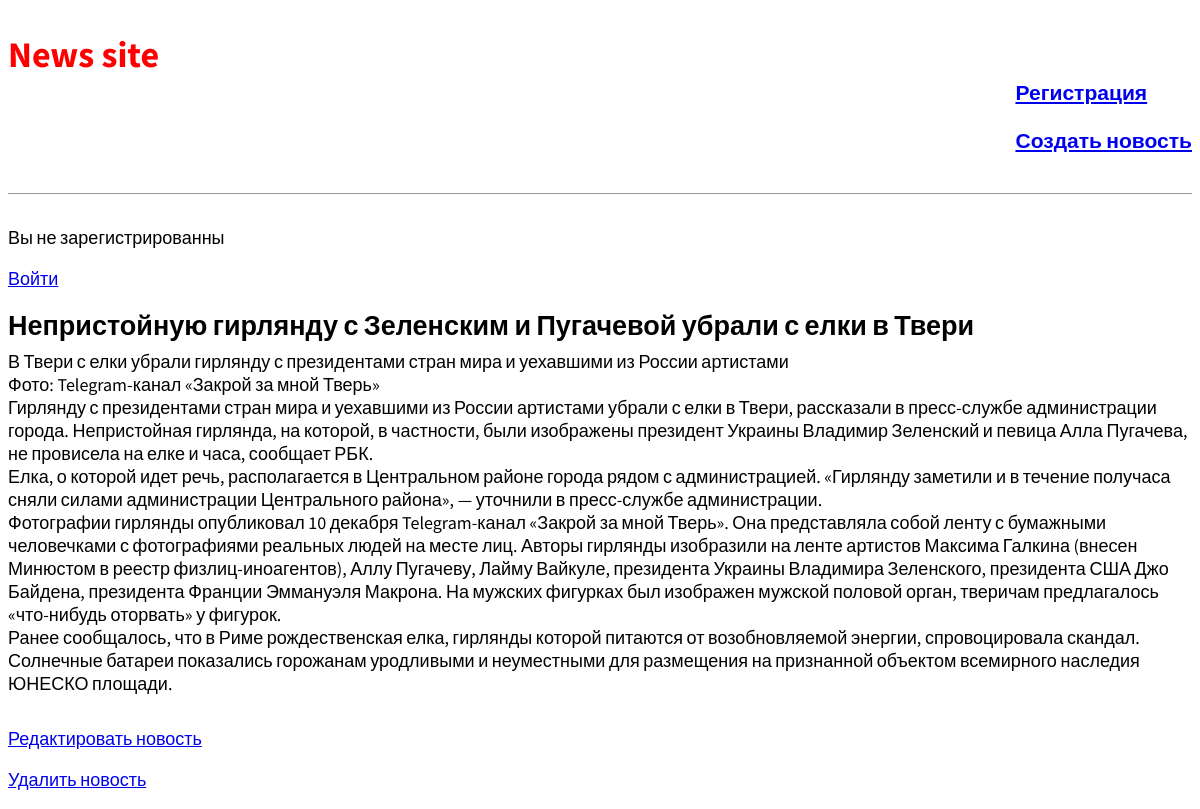
The app's page /post/2/ with its own data.
### news/models.py (models this page shows, shortened)
class Post(models.Model):
	title = models.CharField(max_length=200)
	author = models.ForeignKey('auth.User', on_delete=models.CASCADE, )
	content = models.TextField()

### news/views.py (the view)
# urls.py: path('post/<int:pk>/', NewsDetailView.as_view(), name='post_detail'),
class NewsDetailView(DetailView):
	model = Post
	template_name = 'post_detail.html'

### news/templates/post_detail.html
{% extends 'base.html' %}
{% block content %}
<div class="post-entry">
    <h2>{{ post.title }}</h2>
    <p>{{ post.content|linebreaks }}</p>
</div>
<p><a href="{% url 'post_edit' post.pk %}">Редактировать новость</a></p>
<p><a href="{% url 'post_delete' post.pk %}">Удалить новость</a></p>
{% endblock content %}

### static/css/base.css (style rules this page uses)
body { font-family: 'Source Sans Pro', sans-serif; font-size: 18px; }
.post-entry { margin-bottom: 2rem; }
.post-entry h2 { margin: 0.5rem 0; }
.post-entry p { margin: 0; font-weight: 400; }

### records on screen
Post: title "Непристойную гирлянду с Зеленским и Пугачевой убрали с елки в Твери", content "В Твери с елки убрали гирлянду с президентами стран мира и уехавшими из России артистами Фото: Telegram-канал «Закрой за мной Тверь» Гирлянду с президентами стран мира и уехавшими из России артистами убрали с елки в Твери, рассказали в пресс-службе администрации города. Непристойная гирлянда, на которой, в частности, были изображены президент Украины Владимир Зеленский и певица Алла Пугачева, не провисела на елке и часа, сообщает РБК. Елка, о которой идет речь, располагается в Центральном районе города рядом с администрацией. «Гирлянду заметили и в течение получаса сняли силами администрации Центрального района», — уточнили в пресс-службе администрации. Фотографии гирлянды опубликовал 10…"
